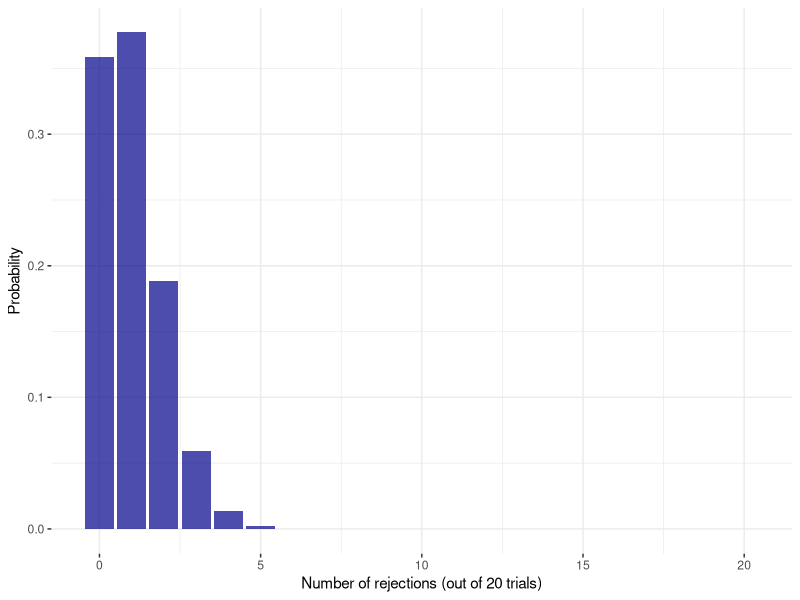

Here is the R script that generated this plot:
## ---- chunk 1

knitr::opts_chunk$set(fig.width = 6, fig.height = 4, fig.path = 'Figs/',
                      echo = TRUE, message = FALSE, warning = FALSE)
library(tidyverse)
## ---- chunk 2

n_attempts <- 20

df <- data.frame(rej = c(0:n_attempts)) %>%
  mutate(NchooseR = choose(n_attempts, rej),
         p = NchooseR * 0.05^rej * .95^(n_attempts - rej))

ggplot(df) +
  geom_histogram(aes(x = rej, y = p), stat = 'identity', 
                 fill = 'blue4', alpha = .7) +
  labs(x = 'Number of rejections (out of 20 trials)',
       y = 'Probability') +
  theme_bw() +
  theme(panel.border = element_blank())
